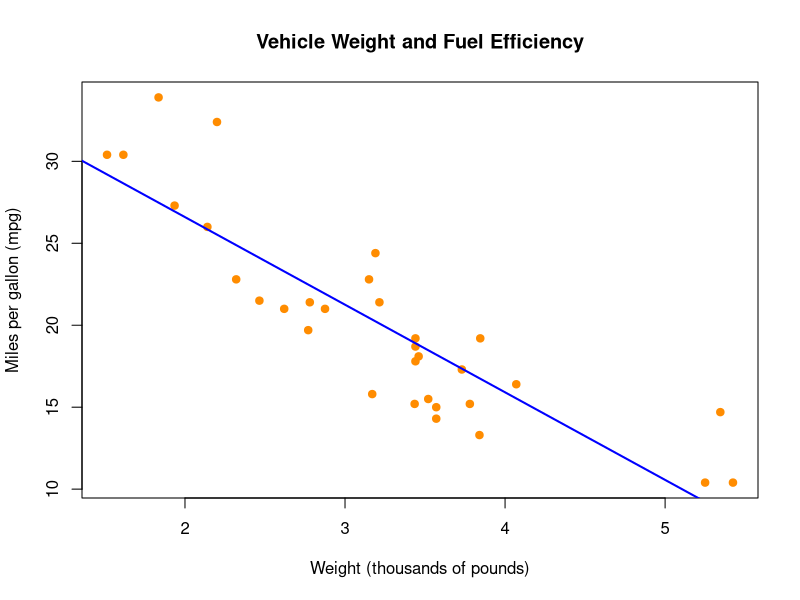

The R source for this figure:
plot(
  mtcars$wt,
  mtcars$mpg,
  main = "Vehicle Weight and Fuel Efficiency",
  xlab = "Weight (thousands of pounds)",
  ylab = "Miles per gallon (mpg)",
  pch = 19,
  col = "darkorange"
)

# Optional: add a linear trend line
abline(lm(mpg ~ wt, data = mtcars), col = "blue", lwd = 2)
